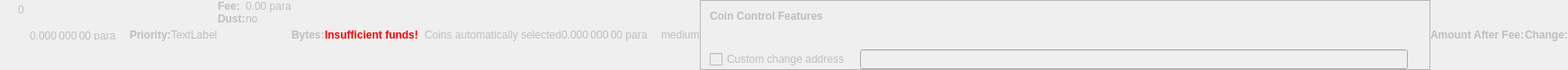
    <widget class="QWidget" name="dummyHideWidget" native="true">
     <property name="enabled">
      <bool>false</bool>
     </property>
     <property name="maximumSize">
      <size>
       <width>100</width>
       <height>22</height>
      </size>
     </property>
     <layout class="QHBoxLayout" name="dummyHideLayout">
      <property name="spacing">
       <number>0</number>
      </property>
      <property name="margin">
       <number>0</number>
      </property>
      <item>
       <layout class="QFormLayout" name="formLayoutCoinControl1">
        <property name="horizontalSpacing">
         <number>10</number>
        </property>
        <property name="verticalSpacing">
         <number>14</number>
        </property>
        <property name="leftMargin">
         <number>10</number>
        </property>
        <property name="topMargin">
         <number>4</number>
        </property>
        <property name="rightMargin">
         <number>6</number>
        </property>
        <item row="0" column="1">
         <widget class="QLabel" name="labelCoinControlBytes">
          <property name="cursor">
           <cursorShape>IBeamCursor</cursorShape>
          </property>
          <property name="contextMenuPolicy">
           <enum>Qt::ActionsContextMenu</enum>
          </property>
          <property name="text">
           <string notr="true">0</string>
          </property>
          <property name="textInteractionFlags">
           <set>Qt::LinksAccessibleByMouse|Qt::TextSelectableByKeyboard|Qt::TextSelectableByMouse</set>
          </property>
         </widget>
        </item>
       </layout>
      </item>
      <item>
       <widget class="QLabel" name="labelCoinControlAfterFee">
        <property name="enabled">
         <bool>false</bool>
        </property>
        <property name="sizePolicy">
         <sizepolicy hsizetype="Fixed" vsizetype="Fixed">
          <horstretch>0</horstretch>
          <verstretch>0</verstretch>
         </sizepolicy>
        </property>
        <property name="minimumSize">
         <size>
          <width>111</width>
          <height>12</height>
         </size>
        </property>
        <property name="maximumSize">
         <size>
          <width>111</width>
          <height>12</height>
         </size>
        </property>
        <property name="cursor">
         <cursorShape>IBeamCursor</cursorShape>
        </property>
        <property name="contextMenuPolicy">
         <enum>Qt::ActionsContextMenu</enum>
        </property>
        <property name="text">
         <string notr="true">0.000 000 00 para</string>
        </property>
        <property name="textInteractionFlags">
         <set>Qt::LinksAccessibleByMouse|Qt::TextSelectableByKeyboard|Qt::TextSelectableByMouse</set>
        </property>
       </widget>
      </item>
      <item>
       <widget class="QLabel" name="labelCoinControlPriorityText">
        <property name="enabled">
         <bool>false</bool>
        </property>
        <property name="font">
         <font>
          <weight>75</weight>
          <bold>true</bold>
         </font>
        </property>
        <property name="text">
         <string>Priority:</string>
        </property>
       </widget>
      </item>
      <item>
       <layout class="QHBoxLayout" name="horizontalLayout">
        <item>
         <widget class="QLabel" name="WarningLabel">
          <property name="text">
           <string>TextLabel</string>
          </property>
         </widget>
        </item>
       </layout>
      </item>
      <item>
       <layout class="QFormLayout" name="formLayoutCoinControl3">
        <property name="horizontalSpacing">
         <number>0</number>
        </property>
        <property name="verticalSpacing">
         <number>0</number>
        </property>
        <property name="leftMargin">
         <number>0</number>
        </property>
        <property name="topMargin">
         <number>0</number>
        </property>
        <property name="rightMargin">
         <number>0</number>
        </property>
        <item row="0" column="0">
         <widget class="QLabel" name="labelCoinControlFeeText">
          <property name="enabled">
           <bool>false</bool>
          </property>
          <property name="font">
           <font>
            <weight>75</weight>
            <bold>true</bold>
           </font>
          </property>
          <property name="text">
           <string>Fee:</string>
          </property>
          <property name="margin">
           <number>0</number>
          </property>
         </widget>
        </item>
        <item row="0" column="1">
         <widget class="QLabel" name="labelCoinControlFee">
          <property name="enabled">
           <bool>false</bool>
          </property>
          <property name="cursor">
           <cursorShape>IBeamCursor</cursorShape>
          </property>
          <property name="contextMenuPolicy">
           <enum>Qt::ActionsContextMenu</enum>
          </property>
          <property name="text">
           <string notr="true">0.00 para</string>
          </property>
          <property name="textInteractionFlags">
           <set>Qt::LinksAccessibleByMouse|Qt::TextSelectableByKeyboard|Qt::TextSelectableByMouse</set>
          </property>
         </widget>
        </item>
        <item row="1" column="0">
         <widget class="QLabel" name="labelCoinControlLowOutputText">
          <property name="enabled">
           <bool>false</bool>
          </property>
          <property name="font">
           <font>
            <weight>75</weight>
            <bold>true</bold>
           </font>
          </property>
          <property name="text">
           <string>Dust:</string>
          </property>
         </widget>
        </item>
        <item row="1" column="1">
         <widget class="QLabel" name="labelCoinControlLowOutput">
          <property name="enabled">
           <bool>false</bool>
          </property>
          <property name="cursor">
           <cursorShape>IBeamCursor</cursorShape>
          </property>
          <property name="contextMenuPolicy">
           <enum>Qt::ActionsContextMenu</enum>
          </property>
          <property name="text">
           <string>no</string>
          </property>
          <property name="textInteractionFlags">
           <set>Qt::LinksAccessibleByMouse|Qt::TextSelectableByKeyboard|Qt::TextSelectableByMouse</set>
          </property>
         </widget>
        </item>
       </layout>
      </item>
      <item>
       <widget class="QLabel" name="labelCoinControlBytesText">
        <property name="enabled">
         <bool>false</bool>
        </property>
        <property name="font">
         <font>
          <weight>75</weight>
          <bold>true</bold>
         </font>
        </property>
        <property name="text">
         <string>Bytes:</string>
        </property>
       </widget>
      </item>
      <item>
       <layout class="QFormLayout" name="formLayoutCoinControl2">
        <property name="horizontalSpacing">
         <number>0</number>
        </property>
        <property name="verticalSpacing">
         <number>0</number>
        </property>
        <property name="leftMargin">
         <number>0</number>
        </property>
        <property name="topMargin">
         <number>0</number>
        </property>
        <property name="rightMargin">
         <number>0</number>
        </property>
       </layout>
      </item>
      <item>
       <layout class="QHBoxLayout" name="horizontalLayoutCoinControl2">
        <property name="spacing">
         <number>0</number>
        </property>
        <property name="bottomMargin">
         <number>0</number>
        </property>
       </layout>
      </item>
      <item>
       <widget class="QLabel" name="labelCoinControlInsuffFunds">
        <property name="enabled">
         <bool>false</bool>
        </property>
        <property name="minimumSize">
         <size>
          <width>0</width>
          <height>0</height>
         </size>
        </property>
        <property name="font">
         <font>
          <weight>75</weight>
          <bold>true</bold>
         </font>
        </property>
        <property name="styleSheet">
         <string notr="true">color:red;font-weight:bold;</string>
        </property>
        <property name="text">
         <string>Insufficient funds!</string>
        </property>
        <property name="margin">
         <number>5</number>
        </property>
       </widget>
      </item>
      <item>
       <layout class="QFormLayout" name="formLayoutCoinControl4">
        <property name="horizontalSpacing">
         <number>0</number>
        </property>
        <property name="verticalSpacing">
         <number>0</number>
        </property>
        <property name="leftMargin">
         <number>0</number>
        </property>
        <property name="topMargin">
         <number>0</number>
        </property>
        <property name="rightMargin">
         <number>0</number>
        </property>
       </layout>
      </item>
      <item>
       <widget class="QLabel" name="labelCoinControlChangeLabel">
        <property name="enabled">
         <bool>false</bool>
        </property>
        <property name="sizePolicy">
         <sizepolicy hsizetype="Preferred" vsizetype="Expanding">
          <horstretch>0</horstretch>
          <verstretch>0</verstretch>
         </sizepolicy>
        </property>
        <property name="minimumSize">
         <size>
          <width>0</width>
          <height>0</height>
         </size>
        </property>
        <property name="text">
         <string/>
        </property>
        <property name="margin">
         <number>3</number>
        </property>
       </widget>
      </item>
      <item>
       <widget class="QLabel" name="labelCoinControlAutomaticallySelected">
        <property name="enabled">
         <bool>false</bool>
        </property>
        <property name="sizePolicy">
         <sizepolicy hsizetype="Fixed" vsizetype="Fixed">
          <horstretch>0</horstretch>
          <verstretch>0</verstretch>
         </sizepolicy>
        </property>
        <property name="minimumSize">
         <size>
          <width>0</width>
          <height>0</height>
         </size>
        </property>
        <property name="maximumSize">
         <size>
          <width>240</width>
          <height>16777215</height>
         </size>
        </property>
        <property name="text">
         <string>Coins automatically selected</string>
        </property>
        <property name="margin">
         <number>5</number>
        </property>
       </widget>
      </item>
      <item>
       <widget class="QLabel" name="labelCoinControlChange">
        <property name="enabled">
         <bool>false</bool>
        </property>
        <property name="sizePolicy">
         <sizepolicy hsizetype="Fixed" vsizetype="Fixed">
          <horstretch>0</horstretch>
          <verstretch>0</verstretch>
         </sizepolicy>
        </property>
        <property name="minimumSize">
         <size>
          <width>111</width>
          <height>0</height>
         </size>
        </property>
        <property name="maximumSize">
         <size>
          <width>111</width>
          <height>16777215</height>
         </size>
        </property>
        <property name="cursor">
         <cursorShape>IBeamCursor</cursorShape>
        </property>
        <property name="contextMenuPolicy">
         <enum>Qt::ActionsContextMenu</enum>
        </property>
        <property name="text">
         <string notr="true">0.000 000 00 para</string>
        </property>
        <property name="textInteractionFlags">
         <set>Qt::LinksAccessibleByMouse|Qt::TextSelectableByKeyboard|Qt::TextSelectableByMouse</set>
        </property>
       </widget>
      </item>
      <item>
       <widget class="QLabel" name="labelCoinControlPriority">
        <property name="enabled">
         <bool>false</bool>
        </property>
        <property name="cursor">
         <cursorShape>IBeamCursor</cursorShape>
        </property>
        <property name="contextMenuPolicy">
         <enum>Qt::ActionsContextMenu</enum>
        </property>
        <property name="text">
         <string>medium</string>
        </property>
        <property name="textInteractionFlags">
         <set>Qt::LinksAccessibleByMouse|Qt::TextSelectableByKeyboard|Qt::TextSelectableByMouse</set>
        </property>
       </widget>
      </item>
      <item>
       <widget class="QFrame" name="frameCoinControl">
        <property name="sizePolicy">
         <sizepolicy hsizetype="Expanding" vsizetype="Expanding">
          <horstretch>0</horstretch>
          <verstretch>0</verstretch>
         </sizepolicy>
        </property>
        <property name="maximumSize">
         <size>
          <width>16777215</width>
          <height>16777215</height>
         </size>
        </property>
        <property name="frameShape">
         <enum>QFrame::StyledPanel</enum>
        </property>
        <property name="frameShadow">
         <enum>QFrame::Sunken</enum>
        </property>
        <layout class="QVBoxLayout" name="verticalLayoutCoinControl2_2">
         <property name="spacing">
          <number>0</number>
         </property>
         <property name="margin">
          <number>0</number>
         </property>
         <item>
          <layout class="QVBoxLayout" name="verticalLayoutCoinControl" stretch="0,0,0,1">
           <property name="spacing">
            <number>0</number>
           </property>
           <property name="leftMargin">
            <number>10</number>
           </property>
           <property name="topMargin">
            <number>10</number>
           </property>
           <item>
            <layout class="QHBoxLayout" name="horizontalLayoutCoinControl1">
             <property name="bottomMargin">
              <number>15</number>
             </property>
             <item>
              <widget class="QLabel" name="labelCoinControlFeatures">
               <property name="enabled">
                <bool>false</bool>
               </property>
               <property name="sizePolicy">
                <sizepolicy hsizetype="Preferred" vsizetype="Maximum">
                 <horstretch>0</horstretch>
                 <verstretch>0</verstretch>
                </sizepolicy>
               </property>
               <property name="font">
                <font>
                 <weight>75</weight>
                 <bold>true</bold>
                </font>
               </property>
               <property name="styleSheet">
                <string notr="true">font-weight:bold;</string>
               </property>
               <property name="text">
                <string>Coin Control Features</string>
               </property>
              </widget>
             </item>
            </layout>
           </item>
           <item>
            <widget class="QWidget" name="widgetCoinControl" native="true">
             <property name="sizePolicy">
              <sizepolicy hsizetype="Preferred" vsizetype="Preferred">
               <horstretch>0</horstretch>
               <verstretch>0</verstretch>
              </sizepolicy>
             </property>
             <property name="minimumSize">
              <size>
               <width>0</width>
               <height>0</height>
              </size>
             </property>
             <property name="styleSheet">
              <string notr="true"/>
             </property>
             <layout class="QHBoxLayout" name="horizontalLayoutCoinControl5_2">
              <property name="margin">
               <number>0</number>
              </property>
              <item>
               <layout class="QHBoxLayout" name="horizontalLayoutCoinControl3">
                <property name="spacing">
                 <number>20</number>
                </property>
                <property name="topMargin">
                 <number>0</number>
                </property>
                <property name="bottomMargin">
                 <number>10</number>
                </property>
               </layout>
              </item>
             </layout>
            </widget>
           </item>
           <item>
            <layout class="QHBoxLayout" name="horizontalLayoutCoinControl4" stretch="0,0,0">
             <property name="spacing">
              <number>12</number>
             </property>
             <property name="sizeConstraint">
              <enum>QLayout::SetDefaultConstraint</enum>
             </property>
             <property name="topMargin">
              <number>5</number>
             </property>
             <property name="rightMargin">
              <number>5</number>
             </property>
             <item>
              <widget class="QCheckBox" name="checkBoxCoinControlChange">
               <property name="enabled">
                <bool>false</bool>
               </property>
               <property name="toolTip">
                <string>If this is activated, but the change address is empty or invalid, change will be sent to a newly generated address.</string>
               </property>
               <property name="text">
                <string>Custom change address</string>
               </property>
              </widget>
             </item>
             <item>
              <widget class="QValidatedLineEdit" name="lineEditCoinControlChange">
               <property name="enabled">
                <bool>false</bool>
               </property>
               <property name="sizePolicy">
                <sizepolicy hsizetype="Expanding" vsizetype="Fixed">
                 <horstretch>0</horstretch>
                 <verstretch>0</verstretch>
                </sizepolicy>
               </property>
              </widget>
             </item>
             <item>
              <widget class="QLabel" name="labelCoinControlChangeLabel_2">
               <property name="sizePolicy">
                <sizepolicy hsizetype="Preferred" vsizetype="Expanding">
                 <horstretch>0</horstretch>
                 <verstretch>0</verstretch>
                </sizepolicy>
               </property>
               <property name="minimumSize">
                <size>
                 <width>0</width>
                 <height>0</height>
                </size>
               </property>
               <property name="text">
                <string/>
               </property>
               <property name="margin">
                <number>3</number>
               </property>
              </widget>
             </item>
            </layout>
           </item>
           <item>
            <spacer name="verticalSpacerCoinControl">
             <property name="orientation">
              <enum>Qt::Vertical</enum>
             </property>
             <property name="sizeHint" stdset="0">
              <size>
               <width>800</width>
               <height>1</height>
              </size>
             </property>
            </spacer>
           </item>
          </layout>
         </item>
        </layout>
       </widget>
      </item>
      <item>
       <widget class="QLabel" name="labelCoinControlAfterFeeText">
        <property name="enabled">
         <bool>false</bool>
        </property>
        <property name="minimumSize">
         <size>
          <width>0</width>
          <height>0</height>
         </size>
        </property>
        <property name="maximumSize">
         <size>
          <width>16777215</width>
          <height>16777215</height>
         </size>
        </property>
        <property name="font">
         <font>
          <weight>75</weight>
          <bold>true</bold>
         </font>
        </property>
        <property name="text">
         <string>Amount After Fee:</string>
        </property>
        <property name="alignment">
         <set>Qt::AlignLeading|Qt::AlignLeft|Qt::AlignVCenter</set>
        </property>
        <property name="margin">
         <number>0</number>
        </property>
       </widget>
      </item>
      <item>
       <widget class="QLabel" name="labelCoinControlChangeText">
        <property name="enabled">
         <bool>false</bool>
        </property>
        <property name="sizePolicy">
         <sizepolicy hsizetype="Preferred" vsizetype="Preferred">
          <horstretch>0</horstretch>
          <verstretch>0</verstretch>
         </sizepolicy>
        </property>
        <property name="minimumSize">
         <size>
          <width>0</width>
          <height>0</height>
         </size>
        </property>
        <property name="maximumSize">
         <size>
          <width>16777215</width>
          <height>16777215</height>
         </size>
        </property>
        <property name="font">
         <font>
          <weight>75</weight>
          <bold>true</bold>
         </font>
        </property>
        <property name="text">
         <string>Change:</string>
        </property>
        <property name="alignment">
         <set>Qt::AlignLeading|Qt::AlignLeft|Qt::AlignVCenter</set>
        </property>
       </widget>
      </item>
     </layout>
    </widget>
